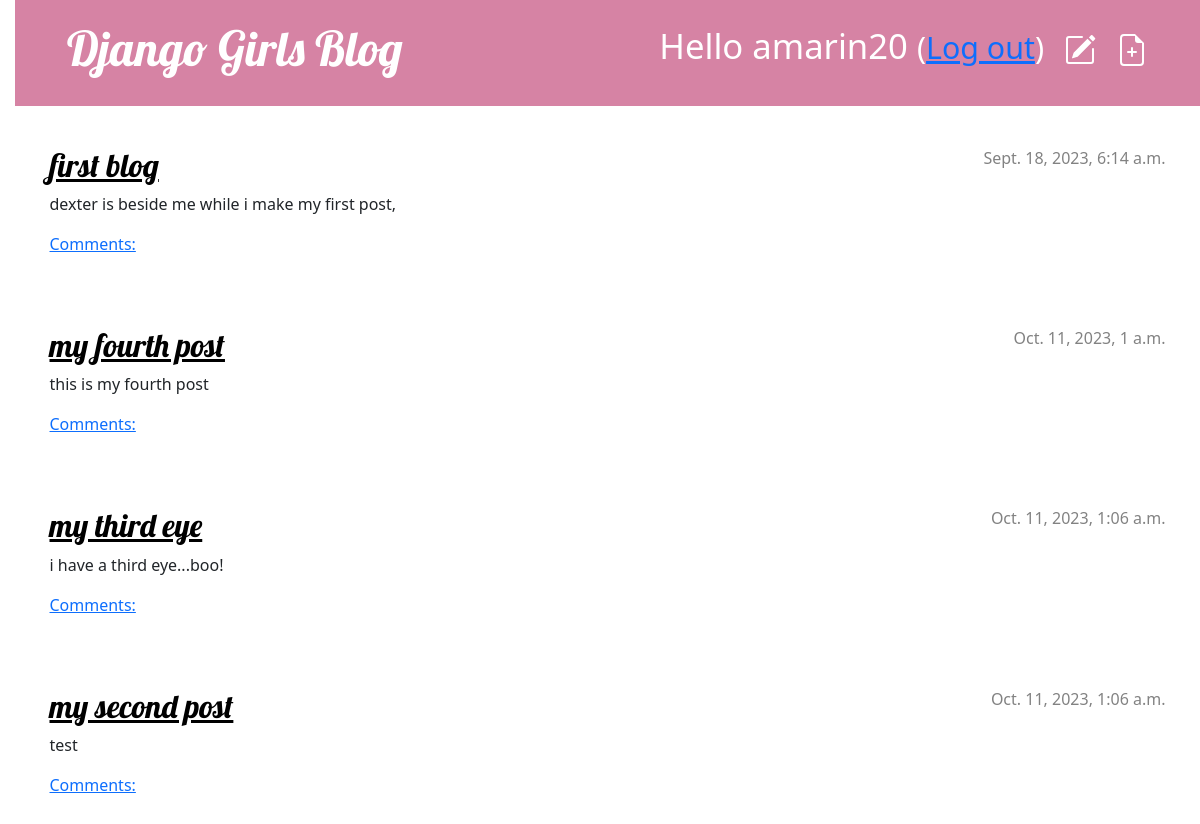
The app's page / (signed in) with its own data.
### blog/models.py (models this page shows, shortened)
class Post(models.Model):
    author = models.ForeignKey(settings.AUTH_USER_MODEL, on_delete=models.CASCADE)
    title = models.CharField(max_length=200)
    text = models.TextField()
    created_date = models.DateTimeField(default=timezone.now)
    published_date = models.DateTimeField(blank=True, null=True)

### blog/views.py (the view)
# urls.py: path('', views.post_list, name='post_list'),
def post_list(request): #post list will respond to the requests
    posts = Post.objects.filter(published_date__lte=timezone.now()).order_by('published_date')
    return render(request, 'blog/post_list.html', {'posts':posts}) #return to the user (the html page)

### blog/templates/blog/post_list.html
{% extends 'blog/base.html' %}
{% block content %}
{% for post in posts %}
<article class="post">
    <time class="date">
        {{ post.published_date }}
    </time>
    <h2><a href="{% url 'post_detail' pk=post.pk %}">{{ post.title }}</a></h2>
    <p>{{ post.text|linebreaksbr }}</p>
    <a href="{% url 'post_detail' pk=post.pk %}">Comments: {{ post.approved_comments.count }}</a>
</article>
{% endfor %}
{% endblock content %}

### blog/templates/blog/base.html (shortened to what this page needs)
{% load static %}
<!DOCTYPE html>
<html>
    <head>
        <link rel="stylesheet" href="https://cdn.jsdelivr.net/npm/bootstrap@5.1.3/dist/css/bootstrap.min.css">
        <link rel="stylesheet" href="{% static 'css/blog.css' %}">
    </head>
    <body>
        <header class="page-header">
            <div class="container">
                {% if user.is_authenticated %}
                    <a href="{% url 'post_new' %}" class="top-menu">
                    </a>
                    <a href="{% url 'post_draft_list' %}" class="top-menu">
                    </a>
                    <p class="top-menu">Hello {{ user.username }} <small>(<a href="{% url 'logout' %}">Log out</a>)</small></p>
                {% else %}
                    <a href="{% url 'login' %}" class="top-menu">
                        {% include './icons/login.svg' %}
                    </a>
                {% endif %}
                <h1><a href="/">Django Girls Blog</a></h1>
            </div>
        </header>
        <main class="content container">
            <div class="row">
                <div class="col">
                    {% block content %}
                    {% endblock %}
                </div>
            </div>
        </main>
    </body>
</html>

### blog/static/css/blog.css (style rules this page uses)
h1 a, h2 a { color: #FFC0CB; font-family: 'Lobster'; }
body { padding-left: 15px; }
.page-header { background-color: #D683A4; margin-top: 0; margin-bottom: 40px; padding: 20px 20px 20px 40px; }
.page-header h1, .page-header h1 a, .page-header h1 a:visited, .page-header h1 a:active { color: #ffffff; font-size: 36pt; text-decoration: none; }
h1, h2, h3, h4 { font-family: 'Lobster', cursive; }
.date { color: #828282; }
.top-menu, .top-menu:hover, .top-menu:visited { color: #ffffff; float: right; font-size: 26pt; margin-right: 20px; }
.post { margin-bottom: 70px; }
.post h2 a, .post h2 a:visited { color: #000000; }
.post > .date, .post > .actions { float: right; }

### records on screen
Post: published_date "Sept. 18, 2023, 6:14 a.m.", title "first blog", text "dexter is beside me while i make my first post,"
Post: published_date "Oct. 11, 2023, 1 a.m.", title "my fourth post", text "this is my fourth post"
Post: published_date "Oct. 11, 2023, 1:06 a.m.", title "my third eye", text "i have a third eye...boo!"
Post: published_date "Oct. 11, 2023, 1:06 a.m.", title "my second post", text "test"

### other values on screen
{{ user.username }} "amarin20"
